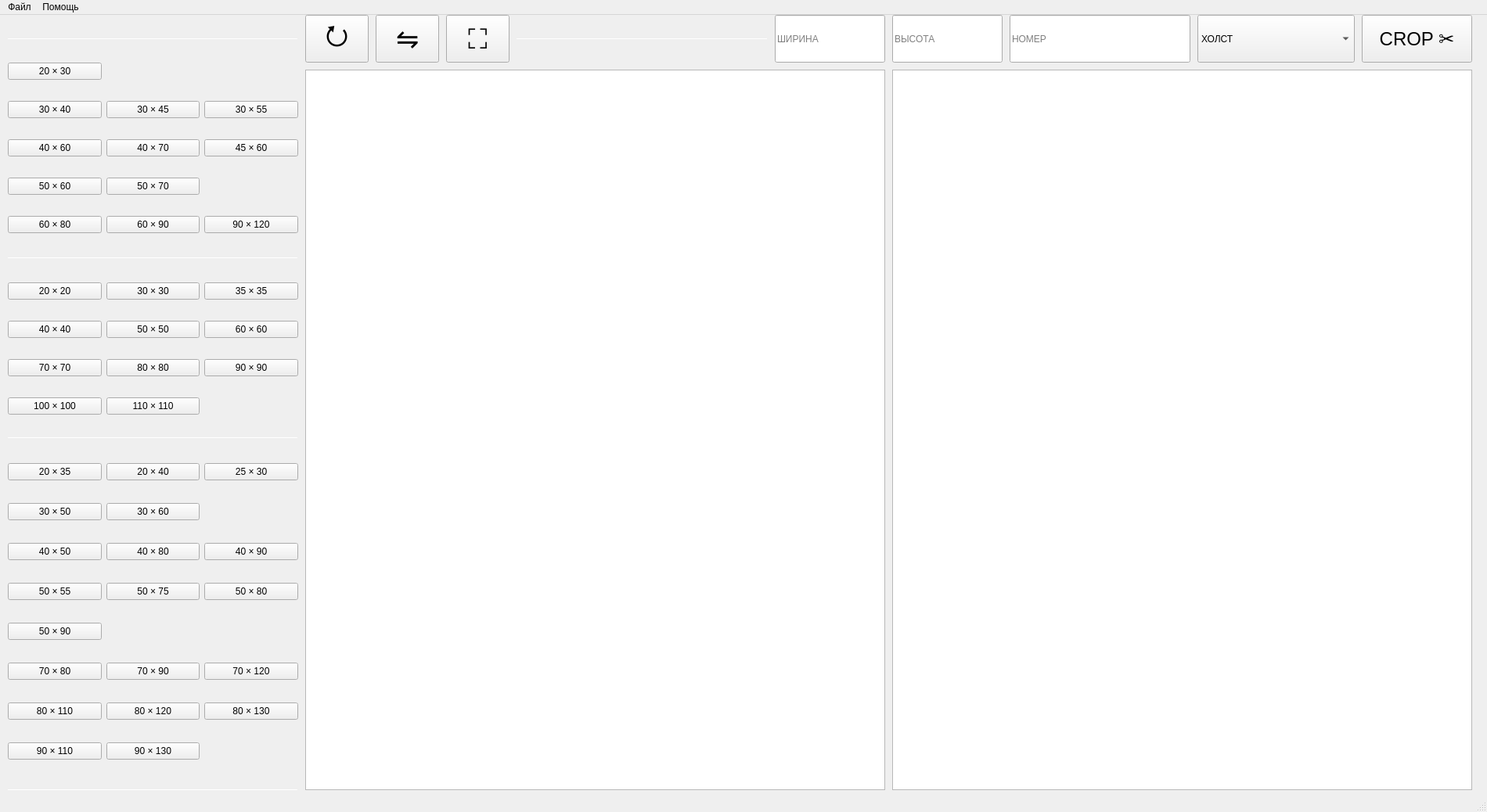
<?xml version="1.0" encoding="UTF-8"?>
<ui version="4.0">
 <class>Cropper</class>
 <widget class="QMainWindow" name="Cropper">
  <property name="geometry">
   <rect>
    <x>0</x>
    <y>0</y>
    <width>1900</width>
    <height>1038</height>
   </rect>
  </property>
  <property name="windowTitle">
   <string>Sendy Cropper</string>
  </property>
  <property name="styleSheet">
   <string notr="true"/>
  </property>
  <widget class="QWidget" name="centralwidget">
   <widget class="QPushButton" name="pushButton_crop">
    <property name="geometry">
     <rect>
      <x>1740</x>
      <y>0</y>
      <width>141</width>
      <height>61</height>
     </rect>
    </property>
    <property name="font">
     <font>
      <pointsize>-1</pointsize>
     </font>
    </property>
    <property name="cursor">
     <cursorShape>PointingHandCursor</cursorShape>
    </property>
    <property name="styleSheet">
     <string notr="true">QPushButton {
    font-size: 24px;
}</string>
    </property>
    <property name="text">
     <string>CROP ✂️</string>
    </property>
   </widget>
   <widget class="QComboBox" name="comboBox_material">
    <property name="geometry">
     <rect>
      <x>1530</x>
      <y>0</y>
      <width>201</width>
      <height>61</height>
     </rect>
    </property>
    <property name="styleSheet">
     <string notr="true"/>
    </property>
    <item>
     <property name="text">
      <string>ХОЛСТ</string>
     </property>
    </item>
    <item>
     <property name="text">
      <string>БАННЕР</string>
     </property>
    </item>
    <item>
     <property name="text">
      <string>ХЛОПОК</string>
     </property>
    </item>
    <item>
     <property name="text">
      <string>МАТОВЫЙ</string>
     </property>
    </item>
   </widget>
   <widget class="QGraphicsView" name="graphicsView_main">
    <property name="geometry">
     <rect>
      <x>390</x>
      <y>70</y>
      <width>741</width>
      <height>921</height>
     </rect>
    </property>
    <property name="styleSheet">
     <string notr="true"/>
    </property>
   </widget>
   <widget class="QGraphicsView" name="graphicsView_preview">
    <property name="geometry">
     <rect>
      <x>1140</x>
      <y>70</y>
      <width>741</width>
      <height>921</height>
     </rect>
    </property>
    <property name="styleSheet">
     <string notr="true"/>
    </property>
   </widget>
   <widget class="QWidget" name="gridLayoutWidget">
    <property name="geometry">
     <rect>
      <x>10</x>
      <y>40</y>
      <width>371</width>
      <height>261</height>
     </rect>
    </property>
    <layout class="QGridLayout" name="gridLayout">
     <item row="1" column="1">
      <widget class="QPushButton" name="pushButton_30_45">
       <property name="font">
        <font>
         <family>Helvetica</family>
         <weight>50</weight>
         <bold>false</bold>
        </font>
       </property>
       <property name="styleSheet">
        <string notr="true"/>
       </property>
       <property name="text">
        <string>30 × 45</string>
       </property>
      </widget>
     </item>
     <item row="1" column="0">
      <widget class="QPushButton" name="pushButton_30_40">
       <property name="font">
        <font>
         <family>Helvetica</family>
         <weight>50</weight>
         <bold>false</bold>
        </font>
       </property>
       <property name="styleSheet">
        <string notr="true"/>
       </property>
       <property name="text">
        <string>30 × 40</string>
       </property>
      </widget>
     </item>
     <item row="1" column="2">
      <widget class="QPushButton" name="pushButton_30_55">
       <property name="font">
        <font>
         <family>Helvetica</family>
         <weight>50</weight>
         <bold>false</bold>
        </font>
       </property>
       <property name="styleSheet">
        <string notr="true"/>
       </property>
       <property name="text">
        <string>30 × 55</string>
       </property>
      </widget>
     </item>
     <item row="2" column="1">
      <widget class="QPushButton" name="pushButton_40_70">
       <property name="font">
        <font>
         <family>Helvetica</family>
         <weight>50</weight>
         <bold>false</bold>
        </font>
       </property>
       <property name="styleSheet">
        <string notr="true"/>
       </property>
       <property name="text">
        <string>40 × 70</string>
       </property>
      </widget>
     </item>
     <item row="4" column="0">
      <widget class="QPushButton" name="pushButton_50_60">
       <property name="font">
        <font>
         <family>Helvetica</family>
         <weight>50</weight>
         <bold>false</bold>
        </font>
       </property>
       <property name="styleSheet">
        <string notr="true"/>
       </property>
       <property name="text">
        <string>50 × 60</string>
       </property>
      </widget>
     </item>
     <item row="2" column="2">
      <widget class="QPushButton" name="pushButton_45_60">
       <property name="font">
        <font>
         <family>Helvetica</family>
         <weight>50</weight>
         <bold>false</bold>
        </font>
       </property>
       <property name="styleSheet">
        <string notr="true"/>
       </property>
       <property name="text">
        <string>45 × 60</string>
       </property>
      </widget>
     </item>
     <item row="4" column="1">
      <widget class="QPushButton" name="pushButton_50_70">
       <property name="font">
        <font>
         <family>Helvetica</family>
         <weight>50</weight>
         <bold>false</bold>
        </font>
       </property>
       <property name="styleSheet">
        <string notr="true"/>
       </property>
       <property name="text">
        <string>50 × 70</string>
       </property>
      </widget>
     </item>
     <item row="6" column="0">
      <widget class="QPushButton" name="pushButton_60_80">
       <property name="font">
        <font>
         <family>Helvetica</family>
         <weight>50</weight>
         <bold>false</bold>
        </font>
       </property>
       <property name="styleSheet">
        <string notr="true"/>
       </property>
       <property name="text">
        <string>60 × 80</string>
       </property>
      </widget>
     </item>
     <item row="6" column="1">
      <widget class="QPushButton" name="pushButton_60_90">
       <property name="font">
        <font>
         <family>Helvetica</family>
         <weight>50</weight>
         <bold>false</bold>
        </font>
       </property>
       <property name="styleSheet">
        <string notr="true"/>
       </property>
       <property name="text">
        <string>60 × 90</string>
       </property>
      </widget>
     </item>
     <item row="2" column="0">
      <widget class="QPushButton" name="pushButton_40_60">
       <property name="font">
        <font>
         <family>Helvetica</family>
         <weight>50</weight>
         <bold>false</bold>
        </font>
       </property>
       <property name="styleSheet">
        <string notr="true"/>
       </property>
       <property name="text">
        <string>40 × 60</string>
       </property>
      </widget>
     </item>
     <item row="0" column="0">
      <widget class="QPushButton" name="pushButton_20_30">
       <property name="font">
        <font>
         <family>Helvetica</family>
         <weight>50</weight>
         <bold>false</bold>
        </font>
       </property>
       <property name="styleSheet">
        <string notr="true"/>
       </property>
       <property name="text">
        <string>20 × 30</string>
       </property>
      </widget>
     </item>
     <item row="6" column="2">
      <widget class="QPushButton" name="pushButton_90_120">
       <property name="font">
        <font>
         <family>Helvetica</family>
         <weight>50</weight>
         <bold>false</bold>
        </font>
       </property>
       <property name="styleSheet">
        <string notr="true"/>
       </property>
       <property name="text">
        <string>90 × 120</string>
       </property>
      </widget>
     </item>
    </layout>
   </widget>
   <widget class="QPushButton" name="pushButton_rotate">
    <property name="geometry">
     <rect>
      <x>390</x>
      <y>0</y>
      <width>81</width>
      <height>61</height>
     </rect>
    </property>
    <property name="font">
     <font>
      <pointsize>-1</pointsize>
     </font>
    </property>
    <property name="styleSheet">
     <string notr="true">QPushButton {
    font-size: 35px;
}
</string>
    </property>
    <property name="text">
     <string>⭮</string>
    </property>
   </widget>
   <widget class="Line" name="line_1">
    <property name="geometry">
     <rect>
      <x>660</x>
      <y>30</y>
      <width>321</width>
      <height>1</height>
     </rect>
    </property>
    <property name="orientation">
     <enum>Qt::Horizontal</enum>
    </property>
   </widget>
   <widget class="Line" name="line_3">
    <property name="geometry">
     <rect>
      <x>10</x>
      <y>30</y>
      <width>371</width>
      <height>1</height>
     </rect>
    </property>
    <property name="orientation">
     <enum>Qt::Horizontal</enum>
    </property>
   </widget>
   <widget class="Line" name="line_4">
    <property name="geometry">
     <rect>
      <x>10</x>
      <y>990</y>
      <width>371</width>
      <height>1</height>
     </rect>
    </property>
    <property name="orientation">
     <enum>Qt::Horizontal</enum>
    </property>
   </widget>
   <widget class="QLabel" name="label_autor">
    <property name="geometry">
     <rect>
      <x>1740</x>
      <y>1000</y>
      <width>141</width>
      <height>20</height>
     </rect>
    </property>
    <property name="text">
     <string>MADE BY DAVID_AG</string>
    </property>
   </widget>
   <widget class="QWidget" name="gridLayoutWidget_2">
    <property name="geometry">
     <rect>
      <x>10</x>
      <y>321</y>
      <width>371</width>
      <height>211</height>
     </rect>
    </property>
    <layout class="QGridLayout" name="gridLayout_2">
     <item row="0" column="2">
      <widget class="QPushButton" name="pushButton_35_35">
       <property name="font">
        <font>
         <family>Helvetica</family>
         <weight>50</weight>
         <bold>false</bold>
        </font>
       </property>
       <property name="styleSheet">
        <string notr="true"/>
       </property>
       <property name="text">
        <string>35 × 35</string>
       </property>
      </widget>
     </item>
     <item row="4" column="0">
      <widget class="QPushButton" name="pushButton_70_70">
       <property name="font">
        <font>
         <family>Helvetica</family>
         <weight>50</weight>
         <bold>false</bold>
        </font>
       </property>
       <property name="styleSheet">
        <string notr="true"/>
       </property>
       <property name="text">
        <string>70 × 70</string>
       </property>
      </widget>
     </item>
     <item row="3" column="1">
      <widget class="QPushButton" name="pushButton_50_50">
       <property name="font">
        <font>
         <family>Helvetica</family>
         <weight>50</weight>
         <bold>false</bold>
        </font>
       </property>
       <property name="styleSheet">
        <string notr="true"/>
       </property>
       <property name="text">
        <string>50 × 50</string>
       </property>
      </widget>
     </item>
     <item row="3" column="2">
      <widget class="QPushButton" name="pushButton_60_60">
       <property name="font">
        <font>
         <family>Helvetica</family>
         <weight>50</weight>
         <bold>false</bold>
        </font>
       </property>
       <property name="styleSheet">
        <string notr="true"/>
       </property>
       <property name="text">
        <string>60 × 60</string>
       </property>
      </widget>
     </item>
     <item row="4" column="2">
      <widget class="QPushButton" name="pushButton_90_90">
       <property name="font">
        <font>
         <family>Helvetica</family>
         <weight>50</weight>
         <bold>false</bold>
        </font>
       </property>
       <property name="styleSheet">
        <string notr="true"/>
       </property>
       <property name="text">
        <string>90 × 90</string>
       </property>
      </widget>
     </item>
     <item row="4" column="1">
      <widget class="QPushButton" name="pushButton_80_80">
       <property name="font">
        <font>
         <family>Helvetica</family>
         <weight>50</weight>
         <bold>false</bold>
        </font>
       </property>
       <property name="styleSheet">
        <string notr="true"/>
       </property>
       <property name="text">
        <string>80 × 80</string>
       </property>
      </widget>
     </item>
     <item row="0" column="0">
      <widget class="QPushButton" name="pushButton_20_20">
       <property name="font">
        <font>
         <family>Helvetica</family>
         <weight>50</weight>
         <bold>false</bold>
        </font>
       </property>
       <property name="styleSheet">
        <string notr="true"/>
       </property>
       <property name="text">
        <string>20 × 20</string>
       </property>
      </widget>
     </item>
     <item row="0" column="1">
      <widget class="QPushButton" name="pushButton_30_30">
       <property name="font">
        <font>
         <family>Helvetica</family>
         <weight>50</weight>
         <bold>false</bold>
        </font>
       </property>
       <property name="styleSheet">
        <string notr="true"/>
       </property>
       <property name="text">
        <string>30 × 30</string>
       </property>
      </widget>
     </item>
     <item row="3" column="0">
      <widget class="QPushButton" name="pushButton_40_40">
       <property name="font">
        <font>
         <family>Helvetica</family>
         <weight>50</weight>
         <bold>false</bold>
        </font>
       </property>
       <property name="styleSheet">
        <string notr="true"/>
       </property>
       <property name="text">
        <string>40 × 40</string>
       </property>
      </widget>
     </item>
     <item row="5" column="0">
      <widget class="QPushButton" name="pushButton_100_100">
       <property name="font">
        <font>
         <family>Helvetica</family>
         <weight>50</weight>
         <bold>false</bold>
        </font>
       </property>
       <property name="styleSheet">
        <string notr="true"/>
       </property>
       <property name="text">
        <string>100 × 100</string>
       </property>
      </widget>
     </item>
     <item row="5" column="1">
      <widget class="QPushButton" name="pushButton_110_110">
       <property name="font">
        <font>
         <family>Helvetica</family>
         <weight>50</weight>
         <bold>false</bold>
        </font>
       </property>
       <property name="styleSheet">
        <string notr="true"/>
       </property>
       <property name="text">
        <string>110 × 110</string>
       </property>
      </widget>
     </item>
    </layout>
   </widget>
   <widget class="Line" name="line_5">
    <property name="geometry">
     <rect>
      <x>10</x>
      <y>310</y>
      <width>371</width>
      <height>1</height>
     </rect>
    </property>
    <property name="orientation">
     <enum>Qt::Horizontal</enum>
    </property>
   </widget>
   <widget class="Line" name="line_2">
    <property name="geometry">
     <rect>
      <x>10</x>
      <y>540</y>
      <width>371</width>
      <height>1</height>
     </rect>
    </property>
    <property name="orientation">
     <enum>Qt::Horizontal</enum>
    </property>
   </widget>
   <widget class="QWidget" name="gridLayoutWidget_3">
    <property name="geometry">
     <rect>
      <x>10</x>
      <y>550</y>
      <width>371</width>
      <height>431</height>
     </rect>
    </property>
    <layout class="QGridLayout" name="gridLayout_3">
     <item row="1" column="0">
      <widget class="QPushButton" name="pushButton_30_50">
       <property name="font">
        <font>
         <family>Helvetica</family>
         <weight>50</weight>
         <bold>false</bold>
        </font>
       </property>
       <property name="styleSheet">
        <string notr="true"/>
       </property>
       <property name="text">
        <string>30 × 50</string>
       </property>
      </widget>
     </item>
     <item row="1" column="1">
      <widget class="QPushButton" name="pushButton_30_60">
       <property name="font">
        <font>
         <family>Helvetica</family>
         <weight>50</weight>
         <bold>false</bold>
        </font>
       </property>
       <property name="styleSheet">
        <string notr="true"/>
       </property>
       <property name="text">
        <string>30 × 60</string>
       </property>
      </widget>
     </item>
     <item row="2" column="0">
      <widget class="QPushButton" name="pushButton_40_50">
       <property name="font">
        <font>
         <family>Helvetica</family>
         <weight>50</weight>
         <bold>false</bold>
        </font>
       </property>
       <property name="styleSheet">
        <string notr="true"/>
       </property>
       <property name="text">
        <string>40 × 50</string>
       </property>
      </widget>
     </item>
     <item row="2" column="1">
      <widget class="QPushButton" name="pushButton_40_80">
       <property name="font">
        <font>
         <family>Helvetica</family>
         <weight>50</weight>
         <bold>false</bold>
        </font>
       </property>
       <property name="styleSheet">
        <string notr="true"/>
       </property>
       <property name="text">
        <string>40 × 80</string>
       </property>
      </widget>
     </item>
     <item row="3" column="0">
      <widget class="QPushButton" name="pushButton_50_55">
       <property name="font">
        <font>
         <family>Helvetica</family>
         <weight>50</weight>
         <bold>false</bold>
        </font>
       </property>
       <property name="styleSheet">
        <string notr="true"/>
       </property>
       <property name="text">
        <string>50 × 55</string>
       </property>
      </widget>
     </item>
     <item row="2" column="2">
      <widget class="QPushButton" name="pushButton_40_90">
       <property name="font">
        <font>
         <family>Helvetica</family>
         <weight>50</weight>
         <bold>false</bold>
        </font>
       </property>
       <property name="styleSheet">
        <string notr="true"/>
       </property>
       <property name="text">
        <string>40 × 90</string>
       </property>
      </widget>
     </item>
     <item row="3" column="2">
      <widget class="QPushButton" name="pushButton_50_80">
       <property name="font">
        <font>
         <family>Helvetica</family>
         <weight>50</weight>
         <bold>false</bold>
        </font>
       </property>
       <property name="styleSheet">
        <string notr="true"/>
       </property>
       <property name="text">
        <string>50 × 80</string>
       </property>
      </widget>
     </item>
     <item row="3" column="1">
      <widget class="QPushButton" name="pushButton_50_75">
       <property name="font">
        <font>
         <family>Helvetica</family>
         <weight>50</weight>
         <bold>false</bold>
        </font>
       </property>
       <property name="styleSheet">
        <string notr="true"/>
       </property>
       <property name="text">
        <string>50 × 75</string>
       </property>
      </widget>
     </item>
     <item row="4" column="0">
      <widget class="QPushButton" name="pushButton_50_90">
       <property name="font">
        <font>
         <family>Helvetica</family>
         <weight>50</weight>
         <bold>false</bold>
        </font>
       </property>
       <property name="styleSheet">
        <string notr="true"/>
       </property>
       <property name="text">
        <string>50 × 90</string>
       </property>
      </widget>
     </item>
     <item row="0" column="0">
      <widget class="QPushButton" name="pushButton_20_35">
       <property name="font">
        <font>
         <family>Helvetica</family>
         <weight>50</weight>
         <bold>false</bold>
        </font>
       </property>
       <property name="styleSheet">
        <string notr="true"/>
       </property>
       <property name="text">
        <string>20 × 35</string>
       </property>
      </widget>
     </item>
     <item row="0" column="2">
      <widget class="QPushButton" name="pushButton_25_30">
       <property name="font">
        <font>
         <family>Helvetica</family>
         <weight>50</weight>
         <bold>false</bold>
        </font>
       </property>
       <property name="styleSheet">
        <string notr="true"/>
       </property>
       <property name="text">
        <string>25 × 30</string>
       </property>
      </widget>
     </item>
     <item row="0" column="1">
      <widget class="QPushButton" name="pushButton_20_40">
       <property name="font">
        <font>
         <family>Helvetica</family>
         <weight>50</weight>
         <bold>false</bold>
        </font>
       </property>
       <property name="styleSheet">
        <string notr="true"/>
       </property>
       <property name="text">
        <string>20 × 40</string>
       </property>
      </widget>
     </item>
     <item row="5" column="0">
      <widget class="QPushButton" name="pushButton_70_80">
       <property name="font">
        <font>
         <family>Helvetica</family>
         <weight>50</weight>
         <bold>false</bold>
        </font>
       </property>
       <property name="styleSheet">
        <string notr="true"/>
       </property>
       <property name="text">
        <string>70 × 80</string>
       </property>
      </widget>
     </item>
     <item row="5" column="1">
      <widget class="QPushButton" name="pushButton_70_90">
       <property name="font">
        <font>
         <family>Helvetica</family>
         <weight>50</weight>
         <bold>false</bold>
        </font>
       </property>
       <property name="styleSheet">
        <string notr="true"/>
       </property>
       <property name="text">
        <string>70 × 90</string>
       </property>
      </widget>
     </item>
     <item row="5" column="2">
      <widget class="QPushButton" name="pushButton_70_120">
       <property name="font">
        <font>
         <family>Helvetica</family>
         <weight>50</weight>
         <bold>false</bold>
        </font>
       </property>
       <property name="styleSheet">
        <string notr="true"/>
       </property>
       <property name="text">
        <string>70 × 120</string>
       </property>
      </widget>
     </item>
     <item row="6" column="0">
      <widget class="QPushButton" name="pushButton_80_110">
       <property name="font">
        <font>
         <family>Helvetica</family>
         <weight>50</weight>
         <bold>false</bold>
        </font>
       </property>
       <property name="styleSheet">
        <string notr="true"/>
       </property>
       <property name="text">
        <string>80 × 110</string>
       </property>
      </widget>
     </item>
     <item row="6" column="1">
      <widget class="QPushButton" name="pushButton_80_120">
       <property name="font">
        <font>
         <family>Helvetica</family>
         <weight>50</weight>
         <bold>false</bold>
        </font>
       </property>
       <property name="styleSheet">
        <string notr="true"/>
       </property>
       <property name="text">
        <string>80 × 120</string>
       </property>
      </widget>
     </item>
     <item row="6" column="2">
      <widget class="QPushButton" name="pushButton_80_130">
       <property name="font">
        <font>
         <family>Helvetica</family>
         <weight>50</weight>
         <bold>false</bold>
        </font>
       </property>
       <property name="styleSheet">
        <string notr="true"/>
       </property>
       <property name="text">
        <string>80 × 130</string>
       </property>
      </widget>
     </item>
     <item row="7" column="0">
      <widget class="QPushButton" name="pushButton_90_110">
       <property name="font">
        <font>
         <family>Helvetica</family>
         <weight>50</weight>
         <bold>false</bold>
        </font>
       </property>
       <property name="styleSheet">
        <string notr="true"/>
       </property>
       <property name="text">
        <string>90 × 110</string>
       </property>
      </widget>
     </item>
     <item row="7" column="1">
      <widget class="QPushButton" name="pushButton_90_130">
       <property name="font">
        <font>
         <family>Helvetica</family>
         <weight>50</weight>
         <bold>false</bold>
        </font>
       </property>
       <property name="styleSheet">
        <string notr="true"/>
       </property>
       <property name="text">
        <string>90 × 130</string>
       </property>
      </widget>
     </item>
    </layout>
   </widget>
   <widget class="QPushButton" name="pushButton_swap">
    <property name="geometry">
     <rect>
      <x>480</x>
      <y>0</y>
      <width>81</width>
      <height>61</height>
     </rect>
    </property>
    <property name="font">
     <font>
      <pointsize>-1</pointsize>
     </font>
    </property>
    <property name="styleSheet">
     <string notr="true">QPushButton {
    font-size: 35px;
}
</string>
    </property>
    <property name="text">
     <string>⇋</string>
    </property>
   </widget>
   <widget class="QPushButton" name="pushButton_full_screen">
    <property name="geometry">
     <rect>
      <x>570</x>
      <y>0</y>
      <width>81</width>
      <height>61</height>
     </rect>
    </property>
    <property name="font">
     <font>
      <pointsize>-1</pointsize>
     </font>
    </property>
    <property name="styleSheet">
     <string notr="true">QPushButton {
    font-size: 35px;
}
</string>
    </property>
    <property name="text">
     <string>⛶</string>
    </property>
   </widget>
   <widget class="QLineEdit" name="lineEdit_width">
    <property name="geometry">
     <rect>
      <x>990</x>
      <y>0</y>
      <width>141</width>
      <height>61</height>
     </rect>
    </property>
    <property name="placeholderText">
     <string>ШИРИНА</string>
    </property>
   </widget>
   <widget class="QLineEdit" name="lineEdit_height">
    <property name="geometry">
     <rect>
      <x>1140</x>
      <y>0</y>
      <width>141</width>
      <height>61</height>
     </rect>
    </property>
    <property name="placeholderText">
     <string>ВЫСОТА</string>
    </property>
   </widget>
   <widget class="QLineEdit" name="lineEdit_number">
    <property name="geometry">
     <rect>
      <x>1290</x>
      <y>0</y>
      <width>231</width>
      <height>61</height>
     </rect>
    </property>
    <property name="placeholderText">
     <string>НОМЕР</string>
    </property>
   </widget>
   <zorder>pushButton_crop</zorder>
   <zorder>comboBox_material</zorder>
   <zorder>graphicsView_preview</zorder>
   <zorder>gridLayoutWidget</zorder>
   <zorder>pushButton_rotate</zorder>
   <zorder>line_1</zorder>
   <zorder>line_3</zorder>
   <zorder>line_4</zorder>
   <zorder>label_autor</zorder>
   <zorder>gridLayoutWidget_2</zorder>
   <zorder>line_5</zorder>
   <zorder>line_2</zorder>
   <zorder>gridLayoutWidget_3</zorder>
   <zorder>pushButton_swap</zorder>
   <zorder>pushButton_full_screen</zorder>
   <zorder>graphicsView_main</zorder>
   <zorder>lineEdit_width</zorder>
   <zorder>lineEdit_height</zorder>
   <zorder>lineEdit_number</zorder>
  </widget>
  <widget class="QMenuBar" name="menubar">
   <property name="geometry">
    <rect>
     <x>0</x>
     <y>0</y>
     <width>1900</width>
     <height>21</height>
    </rect>
   </property>
   <widget class="QMenu" name="menu_file">
    <property name="title">
     <string>Файл</string>
    </property>
    <addaction name="action_open"/>
   </widget>
   <widget class="QMenu" name="menu_help">
    <property name="title">
     <string>Помощь</string>
    </property>
    <addaction name="action_about"/>
   </widget>
   <addaction name="menu_file"/>
   <addaction name="menu_help"/>
  </widget>
  <widget class="QStatusBar" name="statusbar"/>
  <action name="action_open">
   <property name="text">
    <string>Открыть</string>
   </property>
  </action>
  <action name="action_about">
   <property name="text">
    <string>О программе</string>
   </property>
  </action>
 </widget>
 <tabstops>
  <tabstop>lineEdit_width</tabstop>
  <tabstop>lineEdit_height</tabstop>
  <tabstop>lineEdit_number</tabstop>
  <tabstop>comboBox_material</tabstop>
  <tabstop>pushButton_crop</tabstop>
  <tabstop>pushButton_rotate</tabstop>
  <tabstop>pushButton_swap</tabstop>
  <tabstop>pushButton_full_screen</tabstop>
  <tabstop>pushButton_20_30</tabstop>
  <tabstop>pushButton_30_40</tabstop>
  <tabstop>pushButton_30_45</tabstop>
  <tabstop>pushButton_30_55</tabstop>
  <tabstop>pushButton_40_60</tabstop>
  <tabstop>pushButton_40_70</tabstop>
  <tabstop>pushButton_45_60</tabstop>
  <tabstop>pushButton_50_60</tabstop>
  <tabstop>pushButton_50_70</tabstop>
  <tabstop>pushButton_60_80</tabstop>
  <tabstop>pushButton_60_90</tabstop>
  <tabstop>pushButton_90_120</tabstop>
  <tabstop>pushButton_20_20</tabstop>
  <tabstop>pushButton_30_30</tabstop>
  <tabstop>pushButton_35_35</tabstop>
  <tabstop>pushButton_40_40</tabstop>
  <tabstop>pushButton_50_50</tabstop>
  <tabstop>pushButton_60_60</tabstop>
  <tabstop>pushButton_70_70</tabstop>
  <tabstop>pushButton_80_80</tabstop>
  <tabstop>pushButton_90_90</tabstop>
  <tabstop>pushButton_100_100</tabstop>
  <tabstop>pushButton_110_110</tabstop>
  <tabstop>pushButton_20_35</tabstop>
  <tabstop>pushButton_20_40</tabstop>
  <tabstop>pushButton_25_30</tabstop>
  <tabstop>pushButton_30_50</tabstop>
  <tabstop>pushButton_30_60</tabstop>
  <tabstop>pushButton_40_50</tabstop>
  <tabstop>pushButton_40_80</tabstop>
  <tabstop>pushButton_40_90</tabstop>
  <tabstop>pushButton_50_55</tabstop>
  <tabstop>pushButton_50_75</tabstop>
  <tabstop>pushButton_50_80</tabstop>
  <tabstop>pushButton_50_90</tabstop>
  <tabstop>pushButton_70_80</tabstop>
  <tabstop>pushButton_70_90</tabstop>
  <tabstop>pushButton_70_120</tabstop>
  <tabstop>pushButton_80_110</tabstop>
  <tabstop>pushButton_80_120</tabstop>
  <tabstop>pushButton_80_130</tabstop>
  <tabstop>pushButton_90_110</tabstop>
  <tabstop>pushButton_90_130</tabstop>
  <tabstop>graphicsView_main</tabstop>
  <tabstop>graphicsView_preview</tabstop>
 </tabstops>
 <resources/>
 <connections/>
</ui>
